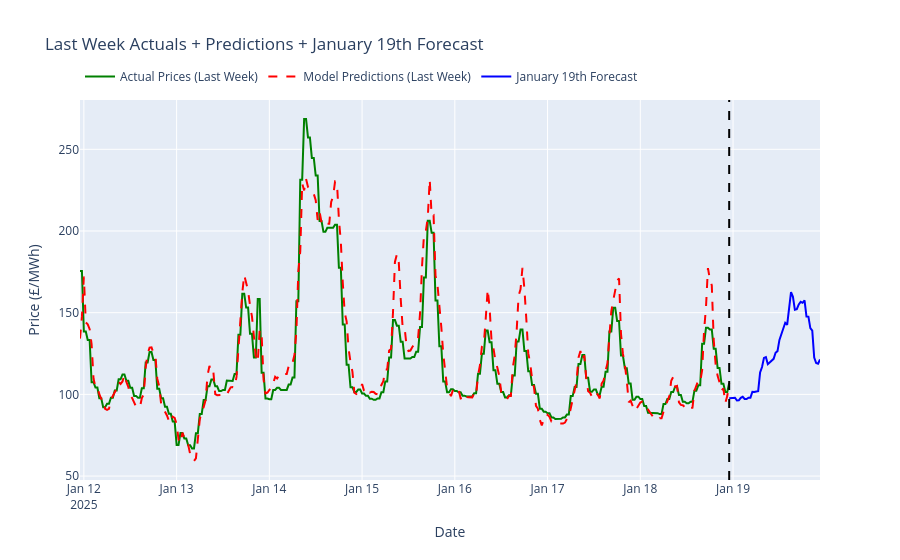

Notebook source saved alongside this figure:
### Markdown cell above
### 19th JANUARY 2025 FORECAST + COMPARISON TO ACTUAL

### Code cell
last_date = df_recent.index.max().date()
target_date = last_date - timedelta(days=2)
forecast_start = pd.Timestamp(target_date).replace(hour=23, minute=0)
forecast_end = forecast_start + timedelta(hours=24)
forecast_index = pd.date_range(start=forecast_start, end=forecast_end - timedelta(minutes=30), freq='30min')
forecast_df = pd.DataFrame(index=forecast_index)
jan_19_date = pd.Timestamp('2025-01-19').date()
jan_19_data = df[df.index.date == jan_19_date]
jan_18_date = pd.Timestamp('2025-01-18').date()
jan_18_data = df[df.index.date == jan_18_date]
jan_18_last_two_hours = jan_18_data[jan_18_data.index.hour >= 22]

forecast_df['hour'] = forecast_df.index.hour
forecast_df['day_of_week'] = forecast_df.index.dayofweek
forecast_df['month'] = forecast_df.index.month
forecast_df['is_weekend'] = forecast_df.index.dayofweek >= 5
forecast_df['quarter_of_day'] = forecast_df.index.hour // 6
forecast_df['Peak_Hour'] = ((forecast_df.index.hour >= 7) & (forecast_df.index.hour <= 22)).astype(int)
for feature in external_features:
    forecast_df[feature] = jan_19_data[feature].values if not jan_19_data.empty else df_recent[feature].iloc[-1]

# using the features that are AVAILABLE TO POWERNI ON THE DATE OF 19TH JAN 
forecast_df['GB_Tomorrow_Price_FC'] = jan_19_data['GB DA N2EX Price FC'].values[0] if not jan_19_data.empty else df_recent['GB DA N2EX Price FC'].iloc[-1]
forecast_df['Price_Lag1'] = df_recent['ISEM DA Price'].iloc[-1]
forecast_df['Price_Lag_SameHourYesterday'] = df_recent['ISEM DA Price'].iloc[-48:].values
forecast_df['Price_Lag_SameHourLastWeek'] = df_recent['ISEM DA Price'].iloc[-336:-288].values
forecast_df['Gas_to_Wind_Ratio'] = forecast_df['Fuel.Gas'] / forecast_df['WindForecast-DAM'].clip(lower=0.1)
forecast_prices = xgb_model.predict(forecast_df[features])
week_start = forecast_start - timedelta(days=7)
actual_week = df_recent.loc[week_start:forecast_start, 'ISEM DA Price']
historical_forecast = xgb_model.predict(df_recent.loc[week_start:forecast_start, features])
historical_forecast_series = pd.Series(historical_forecast, index=actual_week.index)

fig3 = go.Figure()
fig3.add_trace(go.Scatter(x=actual_week.index, y=actual_week, name='Actual Prices (Last Week)', line=dict(color='green')))
fig3.add_trace(go.Scatter(x=actual_week.index, y=historical_forecast_series, name='Model Predictions (Last Week)', line=dict(color='red', dash='dash')))
fig3.add_trace(go.Scatter(x=forecast_index, y=forecast_prices, name='January 19th Forecast', line=dict(color='blue')))
fig3.add_vline(x=forecast_start, line_width=2, line_dash="dash", line_color="black")
fig3.update_layout(title="Last Week Actuals + Predictions + January 19th Forecast", xaxis_title="Date", yaxis_title="Price (£/MWh)", 
    hovermode="x unified", legend=dict(orientation="h", y=1.1))
fig3.show()

forecast_output = pd.DataFrame({'ISEM DA Forecast': forecast_prices}, index=forecast_index)
os.makedirs('data/xgboost', exist_ok=True)
forecast_output.to_csv('data/xgboost/xgboost_forecast_jan19.csv')
print(f"\nForecast saved to 'data/xgboost/xgboost_forecast_jan19.csv'")
print(f"\nJanuary 19th Forecast Summary:")
print(f"Average forecast: £{forecast_prices.mean():.2f}/MWh")
print(f"Min forecast: £{forecast_prices.min():.2f}/MWh at {forecast_index[forecast_prices.argmin()]}")
print(f"Max forecast: £{forecast_prices.max():.2f}/MWh at {forecast_index[forecast_prices.argmax()]}")

jan_19_actual = jan_19_data['ISEM DA Price']
common_forecast = forecast_prices[:min(len(forecast_prices), len(jan_19_actual))]
mae = mean_absolute_error(jan_19_actual[:len(common_forecast)], common_forecast)
print(f"\nModel accuracy - MAE: £{mae:.2f}/MWh")

jan_19_actual = pd.concat([jan_18_last_two_hours['ISEM DA Price'], jan_19_data['ISEM DA Price']])
jan_19_actual = jan_19_actual[jan_19_actual.index.isin(forecast_index)]
comparison_df = pd.DataFrame({'Actual': jan_19_actual, 'Forecast': forecast_prices, 'Error': jan_19_actual.values - forecast_prices}, 
    index=jan_19_actual.index)
comparison_df.to_csv('data/xgboost/jan19_comparison.csv')

### Figure 1 — Plotly figure (JSON) as saved in the notebook; plotly's stock layout.template omitted (floating-point values rounded to 4 significant figures; data arrays with more than 128 entries replaced by an {"elided": "..."} marker saying what was removed)
{"data": [{"line": {"color": "green"}, "name": "Actual Prices (Last Week)", "type": "scatter", "x": {"elided": "337 str values"}, "y": {"elided": "337 float values"}}, {"line": {"color": "red", "dash": "dash"}, "name": "Model Predictions (Last Week)", "type": "scatter", "x": {"elided": "337 str values"}, "y": {"elided": "337 float values"}}, {"line": {"color": "blue"}, "name": "January 19th Forecast", "type": "scatter", "x": ["2025-01-18T23:00:00", "2025-01-18T23:30:00", "2025-01-19T00:00:00", "2025-01-19T00:30:00", "2025-01-19T01:00:00", "2025-01-19T01:30:00", "2025-01-19T02:00:00", "2025-01-19T02:30:00", "2025-01-19T03:00:00", "2025-01-19T03:30:00", "2025-01-19T04:00:00", "2025-01-19T04:30:00", "2025-01-19T05:00:00", "2025-01-19T05:30:00", "2025-01-19T06:00:00", "2025-01-19T06:30:00", "2025-01-19T07:00:00", "2025-01-19T07:30:00", "2025-01-19T08:00:00", "2025-01-19T08:30:00", "2025-01-19T09:00:00", "2025-01-19T09:30:00", "2025-01-19T10:00:00", "2025-01-19T10:30:00", "2025-01-19T11:00:00", "2025-01-19T11:30:00", "2025-01-19T12:00:00", "2025-01-19T12:30:00", "2025-01-19T13:00:00", "2025-01-19T13:30:00", "2025-01-19T14:00:00", "2025-01-19T14:30:00", "2025-01-19T15:00:00", "2025-01-19T15:30:00", "2025-01-19T16:00:00", "2025-01-19T16:30:00", "2025-01-19T17:00:00", "2025-01-19T17:30:00", "2025-01-19T18:00:00", "2025-01-19T18:30:00", "2025-01-19T19:00:00", "2025-01-19T19:30:00", "2025-01-19T20:00:00", "2025-01-19T20:30:00", "2025-01-19T21:00:00", "2025-01-19T21:30:00", "2025-01-19T22:00:00", "2025-01-19T22:30:00"], "y": [97.58, 97.77, 97.93, 97.93, 96.25, 96.32, 97.84, 98.48, 97.15, 97.15, 97.98, 97.98, 101.6, 101.4, 101.8, 101.9, 113.4, 116.7, 122.3, 122.9, 118.5, 119.6, 121.1, 121.7, 125.5, 126.5, 133.3, 136.9, 141.4, 143.8, 142.6, 152.2, 162.6, 159.8, 151.8, 152.1, 155.1, 156.7, 156.1, 157.5, 147.6, 147.6, 140.6, 139.0, 122.6, 119.2, 118.8, 121.3]}], "layout": {"hovermode": "x unified", "legend": {"orientation": "h", "y": 1.1}, "shapes": [{"line": {"color": "black", "dash": "dash", "width": 2}, "type": "line", "x0": "2025-01-18T23:00:00", "x1": "2025-01-18T23:00:00", "xref": "x", "y0": 0, "y1": 1, "yref": "y domain"}], "title": {"text": "Last Week Actuals + Predictions + January 19th Forecast"}, "xaxis": {"title": {"text": "Date"}}, "yaxis": {"title": {"text": "Price (£/MWh)"}}}}
